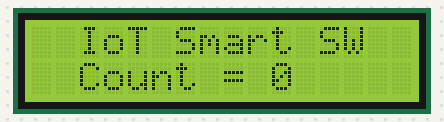
Simulated run of this sketch. Board: Arduino Uno, built with avr-gcc and run on an emulated ATmega328P. Parts: 16×2 character LCD.

Above: at 0.23 s.
At 5.06 s:
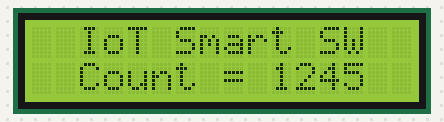
At 9.9 s:
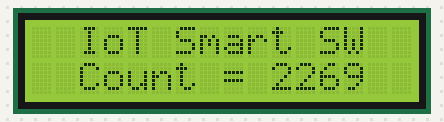
At 19.88 s:
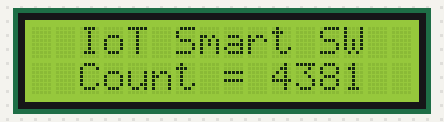
At 29.85 s:
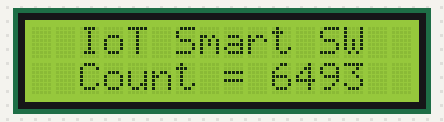
At 39.83 s:
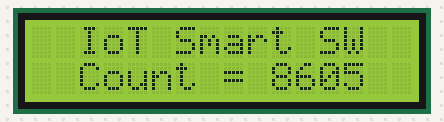

The sketch:

day03_LiquidCrystal.ino
```cpp
#include <LiquidCrystal_I2C.h>

LiquidCrystal_I2C lcd(0x27, 16, 2);

long count = 0;

void setup(){
  lcd.init();
  lcd.backlight();
  lcd.setCursor(2, 0);
  lcd.print("IoT Smart SW");
  lcd.setCursor(2, 1);
  lcd.print("Count = ");
  Serial.begin(9600);
}

void loop() {
  lcd.setCursor(10, 1);
  lcd.print(count);

  // delay(500);
  if(++count > 999999) count = 0;
}
```
